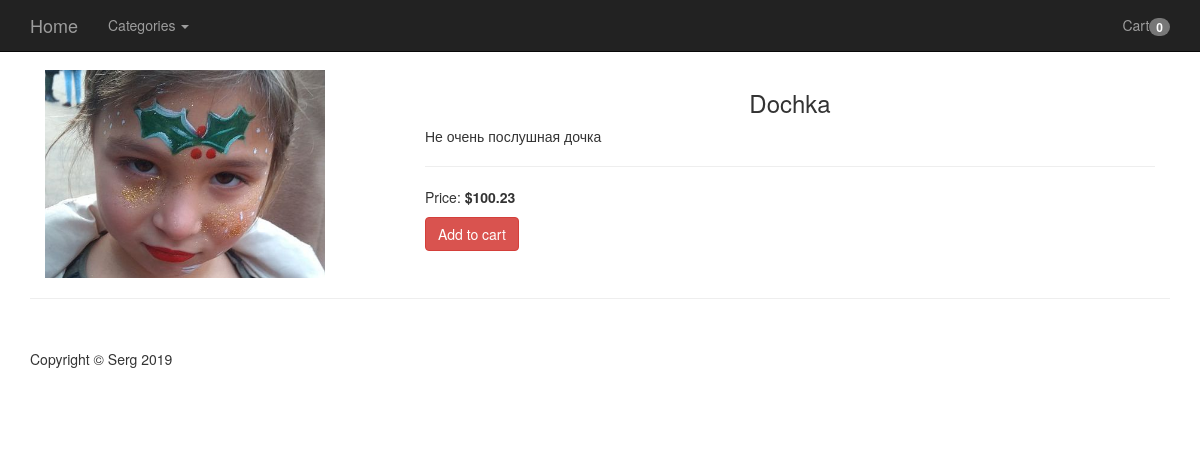
The page /product/dochka/ on the database its author committed.
### ecomapp/models.py (models this page shows, shortened)
class Cart(models.Model):
    items = models.ManyToManyField(CartItem, blank=True)
    cat_total = models.DecimalField(max_digits=9, decimal_places=2, default=0.00)

class Product(models.Model):
    category = models.ForeignKey(Category, on_delete=models.PROTECT)
    brand = models.ForeignKey(Brand, on_delete=models.PROTECT)
    title = models.CharField(max_length=120)
    slug = models.SlugField()
    description = models.TextField()
    image = models.ImageField(upload_to=image_folder)
    price = models.DecimalField(max_digits=9, decimal_places=2)
    available = models.BooleanField(default=True)
    objects = ProductManager()

### ecomapp/views.py (the view)
# urls.py: path('product/<str:product_slug>/', product_view, name='product_detail'),
def product_view(request, product_slug):
    try:
        cart_id = request.session['cart_id']
        cart = Cart.objects.get(id - cart_id)
        request.session['total'] = cart.items.count()
    except:
        cart = Cart()
        cart.save()
        cart_id = cart.id
        request.session['cart_id'] = cart_id
        cart = Cart.objects.get(id=cart_id)
    product = Product.objects.get(slug=product_slug)
    categories = Category.objects.all()
    context = {
        'product': product,
        'categories': categories,
        'cart': cart,
    }
    return render(request, 'product.html', context)

### ecomapp/models.py (called while the page is built)
    def get_absolute_url(self):
        return reverse('category_detail', kwargs={'category_slug': self.slug})

### ecomapp/templates/product.html
{% extends 'base.html' %}
{% block content %}
    <div class='col-sm-4'>
    <img src="{{ product.image.url }}" style="width: 80%; height: auto">
    </div>
     <div class='col-sm-8'>
     <h3 class="text-center">{{ product.title }}</h3>
     <p>{{ product.description }}</p>
         <hr>
     <p>Price: <strong> ${{ product.price }}</strong></p>
         <a href="{% url "add_to_cart" product_slug=product.slug %}"><button class="btn btn-danger">Add to cart</button></a>
    </div>
{% endblock content %}

### ecomapp/templates/base.html (shortened to what this page needs)
{% load static %}
<!DOCTYPE html>
<html lang="en">
<head>
    <link href='{% static "css/bootstrap.min.css" %}' rel="stylesheet">
    <link href='{% static "css/shop-homepage.css" %}' rel="stylesheet">
</head>
<body>
<nav class="navbar navbar-inverse navbar-fixed-top" role="navigation">
    <div class="container">
        <div class="navbar-header">
            <a class="navbar-brand" href="#">Home</a>
        </div>
        <div class="collapse navbar-collapse" id="bs-example-navbar-collapse-1">
            <ul class="nav navbar-nav">
                {% if not request.get_full_path == '/' %}
                    <li class="dropdown">
                        <a href="#" class="dropdown-toggle" data-toggle="dropdown" role="button" aria-haspopup="true"
                           aria-expanded="false">Categories <span class="caret"></span></a>
                    </li>
                {% endif %}
            </ul>
            <ul class="nav navbar-nav navbar-right">
                <li><a href="{% url "cart" %}">Cart<span class='badge'>{{ cart.items.count }}</span></a></li>
            </ul>
        </div>
    </div>
</nav>
<div class="container">
    {% block content %}{% endblock content %}
</div>
<div class="container">
    <hr>
    <footer>
        <div class="row">
            <div class="col-lg-12">
                <p>Copyright &copy; Serg 2019</p>
            </div>
        </div>
    </footer>
</div>
</body>
</html>

### static_in_dev/css/shop-homepage.css (style rules this page uses)
body { padding-top: 70px; }
footer { margin: 50px 0; }

### rows shown on the page
Product: image (picture), title "Dochka", description "Не очень послушная дочка", price "100.23"
